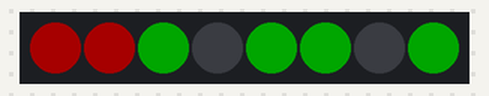
The sketch below on a simulated Arduino Zero (SAMD21). On the bench: 8 RGB LEDs in strip order, left to right. Dim RGB values are drawn brighter than linear; what the sketch prints to the serial monitor is not drawn.

Above: at 0.1 s.
At 5.15 s:
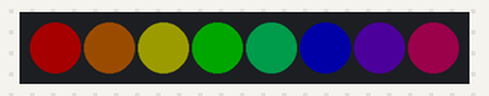
At 7.0 s:
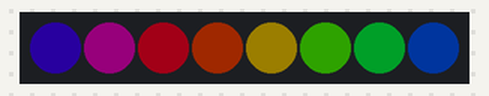
At 7.93 s:
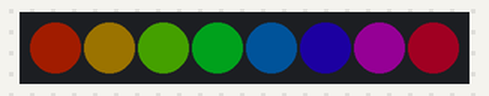
At 9.17 s:
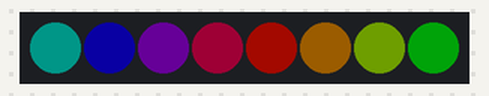
At 10.71 s:
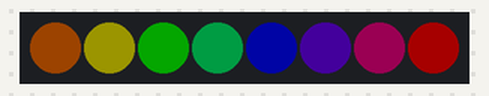
Timing chart, 0 to 40.0 s (numbered marks = the images above):
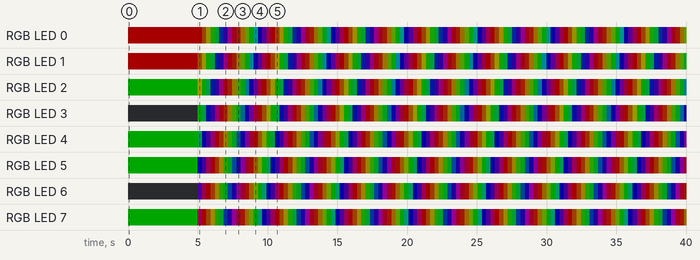

The sketch:

leds.ino
```cpp
/*
Minimal version to test the LEDs library.

This code is a minimal version to test the LEDs library. It sets the 8 LEDs to different colors.
*/

#include <Arduino.h>
#include "leds.hpp"

// Constants
constexpr bool DEBUG = true;
constexpr uint32_t SERIAL_BAUD_RATE = 115200;


void setup() {
    // Open serial communications on the native USB port
    if(DEBUG) {SerialUSB.begin(SERIAL_BAUD_RATE);while(!SerialUSB);}

    // Setup the library
    leds::setup();
    if(DEBUG) {SerialUSB.println("Setup complete");}

    // Test the function
    uint32_t pulses[leds::NUM_LEDS];
    bool active_coils[leds::NUM_LEDS] = {true, true, true, false, true, true, false, true};
    for (uint8_t i = 0; i < leds::NUM_LEDS; i++) {
        pulses[i] = i*10;
    }

    leds::set_from_pulse(pulses, 15, active_coils);
    delay(5000);
}


void loop() {
    leds::animate();
}
```

leds.cpp
```cpp
#include "leds.hpp"

namespace leds {

CRGBArray<NUM_LEDS> led_stick;

void setup(void) {
    /**
     * @brief Setup the LED stick
    */
    // Setup the LED stick
    FastLED.addLeds<NEOPIXEL,LEDS_PIN>(led_stick, NUM_LEDS);
}

void set_from_pulse(uint32_t time_shifting[NUM_LEDS], uint32_t threshold, bool active_coils[NUM_LEDS]) {
    /**
     * @brief Set the LEDs color based on the time shifting values
     *
     * @param time_shifting: Array of time shifting values
     * @param threshold: Time shifting threshold value to determine the color (in the same unit as the time shifting values)
     * @param active_coils: Array of active coils. Inactive coils are set to black
    */
    for (uint8_t i = 0; i < NUM_LEDS; i++) {
        uint8_t coil = i;//NUM_LEDS - i - 1;
        if(!active_coils[coil]) {
            led_stick[i] = BLACK;
            continue;
        }
        if(time_shifting[coil] > threshold) {
            led_stick[i] = GREEN;
        } else {
            led_stick[i] = RED;
        }
    }
    FastLED.show();
}

void set_tare() {
    /**
     * @brief Set the LEDs color to white
    */
    for (uint8_t i = 0; i < NUM_LEDS; i++) {
        led_stick[i] = YELLOW;
    }
    FastLED.show();
}

void set_mode(uint8_t mode){
    /**
     * @brief Set the LEDs color based on the mode
     *
     * @param mode: Mode to set
    */
    for(uint8_t i = 0; i < NUM_LEDS; i++) {
        if(NUM_LEDS - i - 1 == mode) {led_stick[i] = BLUE;}
        else {led_stick[i] = BLACK;}
    }
    FastLED.show();
}

void set(uint8_t channel, CHSV color) {
    /**
     * @brief Set the color of a specific LED
     *
     * @param channel: Channel number
     * @param color: Color to set
    */
    led_stick[channel] = color;
    FastLED.show();
}

void animate(void) {
    /**
     * @brief Animate the LEDs with a rainbow effect
    */
    for (uint8_t hue = 0; hue < 255; hue++) {
        for(uint8_t i = 0; i < NUM_LEDS; i++) {
            led_stick[i] = CHSV(hue+32*i, 255, BRIGHTNESS);
        }
        FastLED.show();
        delay(10);
    }
}

} // namespace leds
```

leds.hpp
```cpp
#ifndef LEDS_H
#define LEDS_H

#include <Arduino.h>
#include <FastLED.h>

namespace leds {
    // Constants
    constexpr uint8_t NUM_LEDS = 8;         // Number of LEDs
    constexpr uint8_t BRIGHTNESS = 100;     // LEDs brightness, 0-255

    // Pinout
    constexpr uint8_t LEDS_PIN = 20;          // Pins for the 8 LEDs

    // Colors
    #define RED   CHSV(HSVHue::HUE_RED, 255, BRIGHTNESS)
    #define GREEN CHSV(HSVHue::HUE_GREEN, 255, BRIGHTNESS)
    #define BLUE  CHSV(HSVHue::HUE_BLUE, 255, BRIGHTNESS)
    #define YELLOW CHSV(HSVHue::HUE_YELLOW, 255, BRIGHTNESS)
    #define WHITE CHSV(0, 0, BRIGHTNESS)
    #define BLACK CHSV(0, 0, 0)

    // Function prototypes
    void setup(void);
    void set_from_pulse(uint32_t time_shifting[NUM_LEDS], uint32_t threshold, bool active_coils[NUM_LEDS]);
    void set_tare();
    void set_mode(uint8_t mode);
    void set(uint8_t channel, CHSV color);
    void animate(void);

} // namespace knobs

#endif // LEDS_H
```

Measured:
- by itself, RGB LED 1: off → RGB(40, 0, 0) at 0.00 s, → RGB(27, 13, 0) 5.0 s later, → RGB(27, 26, 0) 0.31 s later, → RGB(3, 39, 0) 0.31 s later, … (115 changes in this stretch)
- by itself, RGB LED 2: off → RGB(0, 40, 0) at 0.00 s, → RGB(27, 27, 0) 5.0 s later, → RGB(1, 40, 0) 0.31 s later, → RGB(0, 28, 12) 0.31 s later, … (115 changes in this stretch)
- by itself, everything shown: repeats every 5.2 s, in 17 steps
